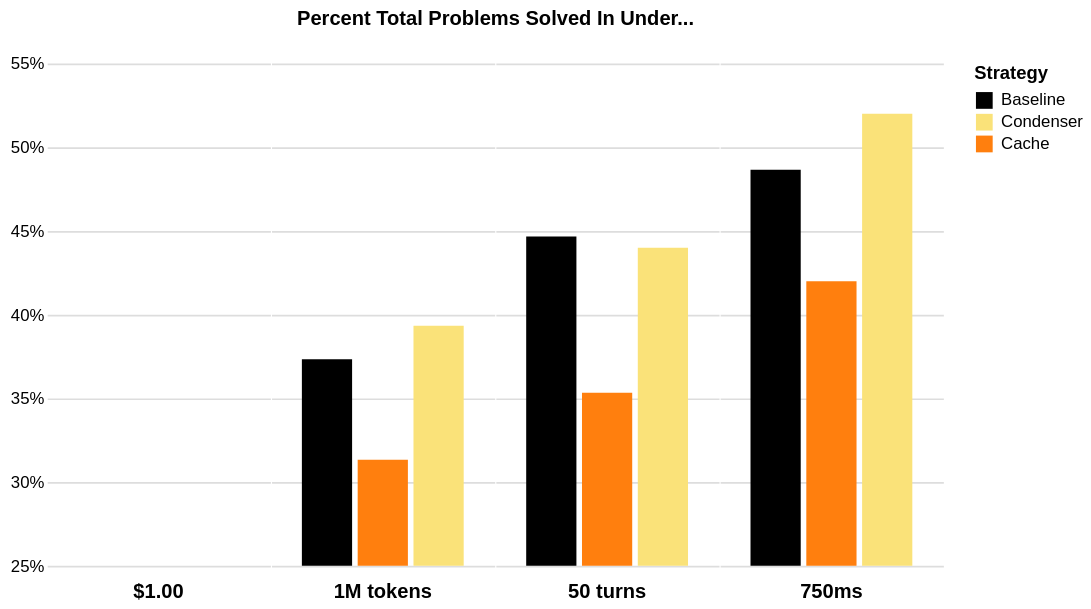

Notebook cell for this chart:
### Code cell
# I want bar graphs that show resource consumption at fun breakpoints.
# E.g., how many instances resolved on by the 50th iteration, 1 second of response latency, 1 dollar of cost, and 100,000 tokens used.
from functools import reduce


breakpoints = {
    "iteration": 50,
    "response_latency": 750,
    "cost": 0.75,
    "prompt_tokens": 1_000_000,
}

breakpoint_labels = {
    "iteration": "50 turns",
    "response_latency": "750ms",
    "cost": "$1.00",
    "prompt_tokens": "1M tokens",
}

resource_df = (
    df.groupby(["experiment", "instance_id"])
    .agg(
        {
            "strategy": "first",
            "resolved": "max",
            "iteration": "max",
            "cost": "sum",
            "prompt_tokens": "sum",
            "response_latency": "sum",
        }
    )
    .reset_index()
)


def breakpoint_comparison(
    df: pd.DataFrame, column: str, breakpoint: float
) -> pd.DataFrame:
    graph_df = df.copy()
    graph_df[f"{column}_breakpoint"] = graph_df[column].apply(
        lambda x: 1 if x <= breakpoint else 0
    )
    graph_df = (
        graph_df[graph_df["resolved"] == 1]
        .groupby("experiment")
        .agg(
            {
                f"{column}_breakpoint": "sum",
                "strategy": "first",
            }
        )
        .reset_index()
        .groupby("strategy")
        .agg(
            {
                f"{column}_breakpoint": "mean",
            }
        )
        .reset_index()
    )

    graph_df[f"{column}_breakpoint"] = graph_df[f"{column}_breakpoint"] / 50

    return graph_df


bar_df = reduce(
    lambda left, right: pd.merge(left, right, on="strategy", how="inner"),
    [
        breakpoint_comparison(resource_df, column, breakpoint)
        for column, breakpoint in breakpoints.items()
    ],
).melt(
    id_vars=["strategy"],
    value_vars=[f"{column}_breakpoint" for column in breakpoints.keys()],
    var_name="breakpoint",
    value_name="value",
)

bar_df["strategy"] = bar_df["strategy"].map(
    lambda x: {"condenser": "Condenser", "baseline": "Baseline", "cache": "Cache"}[x]
)


def rename_breakpoint(breakpoint: str) -> str:
    # split the string on the underscore
    column = "_".join(breakpoint.split("_")[:-1])
    return breakpoint_labels[column]


bar_df["breakpoint"] = bar_df["breakpoint"].apply(rename_breakpoint)

chart = alt.Chart(bar_df).mark_bar(size=30).encode(
    x=alt.X("strategy:N", title=None, axis=None, scale=alt.Scale(padding=2)),
    y=alt.Y(
        "value",
        title=None,
        axis=alt.Axis(ticks=False, format="%"),
        scale=alt.Scale(domain=[0.25, 0.55], clamp=True),
    ),
    color=alt.Color(
        "strategy:N",
        title="Strategy",
        scale=alt.Scale(domain=["Baseline", "Condenser", "Cache"], range=["#000000", "#FAE279", "#FF7F0E"]),
    ),
).facet(
    column=alt.Column(
        "breakpoint",
        title="Percent Total Problems Solved In Under...",
        header=alt.Header(
            titleFontSize=12,
            labelOrient="bottom",
            labelFontStyle="bold",
            labelFontSize=12,
        ),
    )
).configure_facet(spacing=0).resolve_scale(x="shared").configure_view(
    stroke=None,
    fill=None,
    discreteWidth=(300 * 16 / 9) / len(breakpoints),
    discreteHeight=300,
).configure_axis(domain=False)

if SHOULD_SAVE_CHARTS:
    chart.save("resource-usage.png", transparent=True, scale_factor=2)

chart

### Figure 1 — Vega-Lite specification as saved in the notebook (floating-point values rounded to 4 significant figures)
{"config": {"view": {"continuousWidth": 300, "continuousHeight": 300, "discreteHeight": 300, "discreteWidth": 133.3, "fill": null, "stroke": null}, "axis": {"domain": false}, "facet": {"spacing": 0}}, "data": {"name": "data-9df32b7be478f9bd3dc0dbc4597b91a3"}, "facet": {"column": {"field": "breakpoint", "header": {"labelFontSize": 12, "labelFontStyle": "bold", "labelOrient": "bottom", "titleFontSize": 12}, "title": "Percent Total Problems Solved In Under...", "type": "nominal"}}, "spec": {"mark": {"type": "bar", "size": 30}, "encoding": {"color": {"field": "strategy", "scale": {"domain": ["Baseline", "Condenser", "Cache"], "range": ["#000000", "#FAE279", "#FF7F0E"]}, "title": "Strategy", "type": "nominal"}, "x": {"axis": null, "field": "strategy", "scale": {"padding": 2}, "title": null, "type": "nominal"}, "y": {"axis": {"format": "%", "ticks": false}, "field": "value", "scale": {"clamp": true, "domain": [0.25, 0.55]}, "title": null, "type": "quantitative"}}}, "resolve": {"scale": {"x": "shared"}}, "$schema": "https://vega.github.io/schema/vega-lite/v5.20.1.json", "datasets": {"data-9df32b7be478f9bd3dc0dbc4597b91a3": [{"strategy": "Baseline", "breakpoint": "50 turns", "value": 0.4467}, {"strategy": "Cache", "breakpoint": "50 turns", "value": 0.3533}, {"strategy": "Condenser", "breakpoint": "50 turns", "value": 0.44}, {"strategy": "Baseline", "breakpoint": "750ms", "value": 0.4867}, {"strategy": "Cache", "breakpoint": "750ms", "value": 0.42}, {"strategy": "Condenser", "breakpoint": "750ms", "value": 0.52}, {"strategy": "Baseline", "breakpoint": "$1.00", "value": 0.0}, {"strategy": "Cache", "breakpoint": "$1.00", "value": 0.0}, {"strategy": "Condenser", "breakpoint": "$1.00", "value": 0.0}, {"strategy": "Baseline", "breakpoint": "1M tokens", "value": 0.3733}, {"strategy": "Cache", "breakpoint": "1M tokens", "value": 0.3133}, {"strategy": "Condenser", "breakpoint": "1M tokens", "value": 0.3933}]}}
